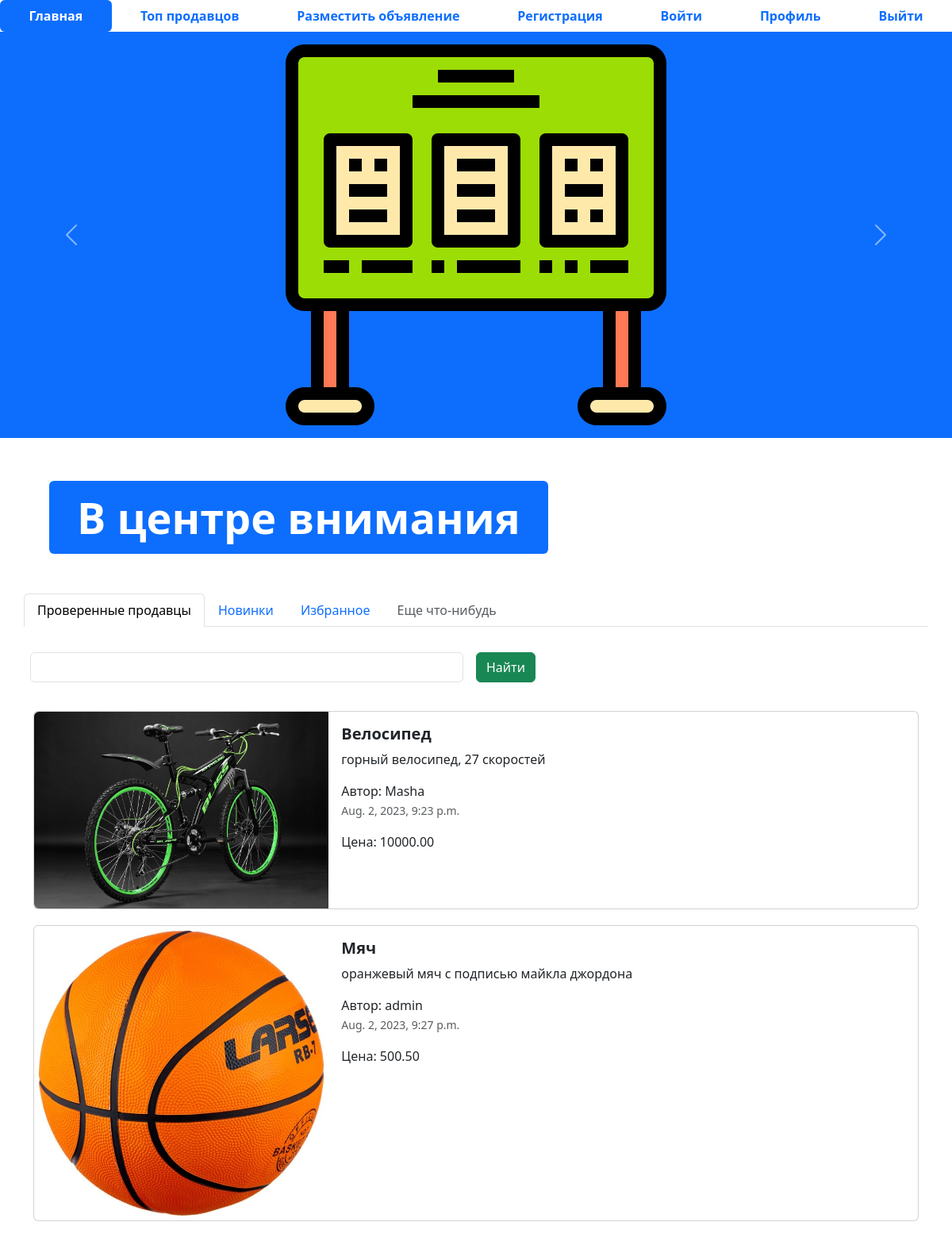
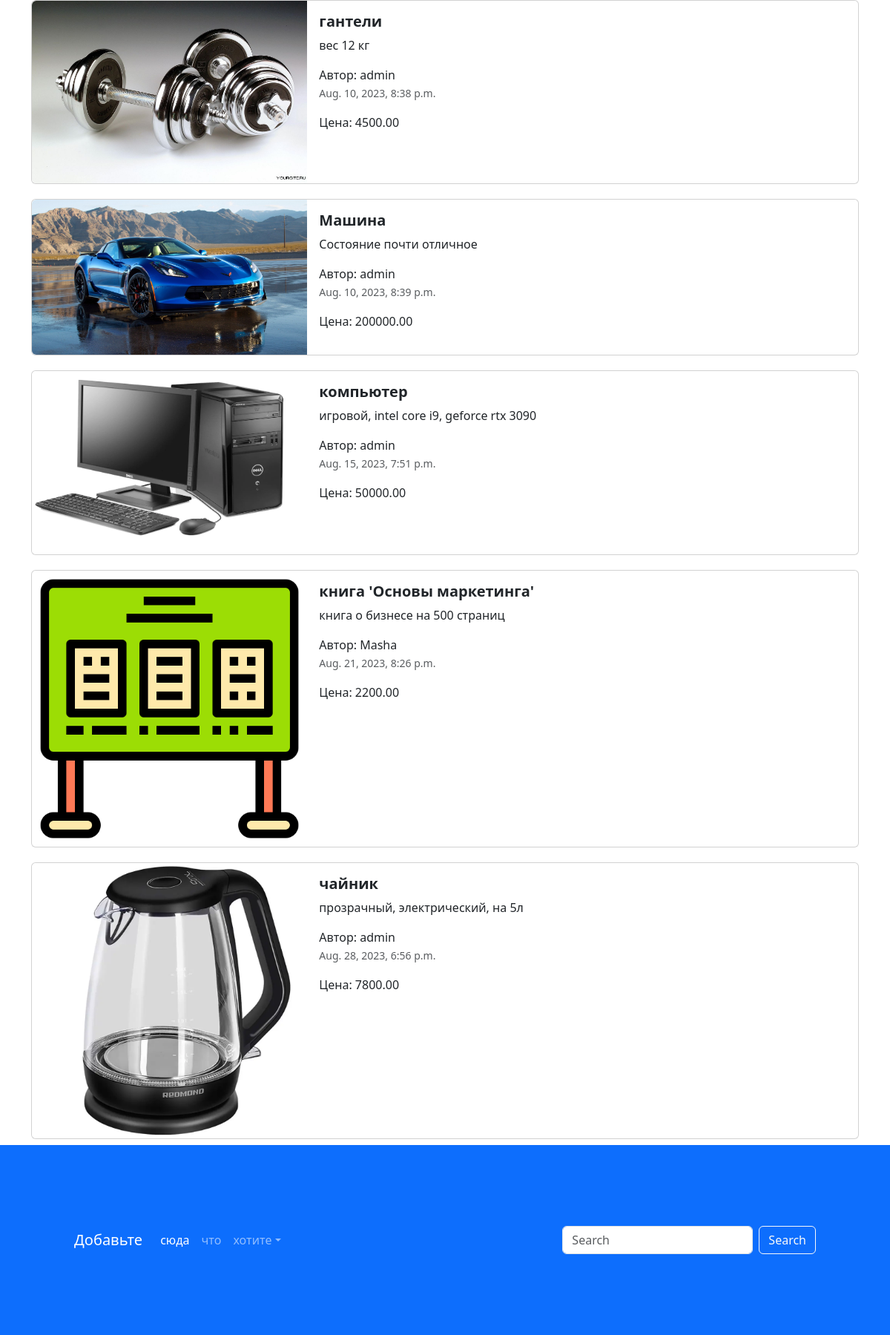
The page / on the database its author committed (2 pictures, top to bottom).
### app_advertisement/models.py (models this page shows, shortened)
class Advertisement(models.Model):  # модель
    title = models.CharField('Заголовок', max_length=128)  # 1-ый атрибут - verbose_name
    description = models.TextField('Описание')
    price = models.DecimalField('Цена', max_digits=10, decimal_places=2)
    auction = models.BooleanField('Торг', help_text='Отметьте, если уместен торг')
    created_at = models.DateTimeField(auto_now_add=True)
    update_at = models.DateTimeField(auto_now=True)
    user = models.ForeignKey(User, on_delete=models.CASCADE, verbose_name='Пользователь')
    image = models.ImageField('Изоборажение', upload_to='advertisements/', blank=True)
    class Meta:
        db_table = 'advertisements'

### app_advertisement/views.py (the view)
# urls.py: path('', index, name='main_page'),  # пустой путь - это заглавная страница
def index(request):
    advertisements = Advertisement.objects.all()  # advertisements - тип данных QwerySet (подобие списка)
    context = {'advertisements': advertisements}  # ключ словаря - имя, как обращаться к контексту в html файле
    return render(request, 'index.html', context=context)

### templates/index.html (shortened to what this page needs)
{% extends 'base.html' %}
{% load static %}
{% block content %}
<ul class="nav nav-pills sticky-top bg-white nav-fill">
  <li class="nav-item">
    <a class="nav-link active" aria-current="page" href="{% url 'main_page' %}">
      <span style="font-weight: bold;">Главная</span>
    </a>
  </li>
  <li class="nav-item">
    <a class="nav-link" href="{% url 'top-sel' %}"><span style="font-weight: bold;">Топ продавцов</span>
    </a>
  </li>
  <li class="nav-item">
    <a class="nav-link" href="{% url 'adv-post' %}">
      <span style="font-weight: bold;">Разместить объявление</span>
    </a>
  </li>
  <li class="nav-item">
    <a class="nav-link" href="{% url 'register' %}">
      <span style="font-weight: bold;">Регистрация</span>
    </a>
  </li>
  <li class="nav-item">
    <a class="nav-link" href="{% url 'login' %}">
      <span style="font-weight: bold;">Войти</span>
    </a>
  </li>
  <li class="nav-item">
    <a class="nav-link" href="{% url 'profile' %}">
      <span style="font-weight: bold;">Профиль</span>
    </a>
  </li>
  <li class="nav-item">
    <a class="nav-link" href="#">
      <span style="font-weight: bold;">Выйти</span>
    </a>
  </li>
</ul>
<div id="carouselExampleControls" class="carousel slide bg-primary" data-bs-ride="carousel">
  <div class="carousel-inner">
    <div class="carousel-item active">
      <img src="{% static 'img/my_adv.png' %}" class="mx-auto d-block w-33" alt="...">
    </div>
  </div>
  <button class="carousel-control-prev" type="button" data-bs-target="#carouselExampleControls" data-bs-slide="prev">
    <span class="carousel-control-prev-icon" aria-hidden="true"></span>
  </button>
  <button class="carousel-control-next" type="button" data-bs-target="#carouselExampleControls" data-bs-slide="next">
    <span class="carousel-control-next-icon" aria-hidden="true"></span>
  </button>
</div>
<div class="container" style="margin: 50px;">
  <div class="display-2">
    <span class="badge bg-primary">В центре внимания</span>
  </div>
</div>
<div class="container">
  <div class="row">
    <ul class="nav nav-tabs bg-white">
      <li class="nav-item">
        <a class="nav-link active" aria-current="page" href="#">Проверенные продавцы</a>
      </li>
      <li class="nav-item">
        <a class="nav-link" href="#">Новинки</a>
      </li>
      <li class="nav-item">
        <a class="nav-link" href="#">Избранное</a>
      </li>
      <li class="nav-item">
        <a class="nav-link disabled" href="#" tabindex="-1" aria-disabled="true">Еще что-нибудь</a>
      </li>
    </ul>
    <form class="row g-3">
      <div class="col-auto w-50">
        <input type="text" class="form-control">
      </div>
      <div class="col-auto">
        <button type="submit" class="btn btn-success mb-3">Найти</button>
      </div>
    </form>
  </div>
  <div class="col">
  {% for adv in advertisements%}
    <div class="card mb-2" style="max-width: 1200px; margin-top: 20px;">
      <div class="row g-0">
        <div class="col-md-4">
          <a href="advertisement.html" class="nav-link">
            <img src="{% if adv.image %} {{ adv.image.url }} {% else %} {%static 'img/my_adv.png'%} {% endif %}" class="img-fluid rounded-start" alt="Card title">
          </a>
        </div>
        <div class="col-md-8">
          <div class="card-body">
            <h5 class="card-title">
              <a href="advertisement.html" class="nav-link"><strong>{{ adv.title}}</strong></a>
            </h5>
            <a href="advertisement.html" class="nav-link">
              <p class="card-text">
                {{ adv.description}}
              </p>
              <span>Автор: {{adv.user}}</span>
              <p class="card-text"><small class="text-muted">{{ adv.created_at}}</small></p>
              <p>Цена: {{ adv.price}}</p>
            </a>
          </div>
        </div>
      </div>
    </div>
  {% endfor %}
  </div>
</div>
<footer style="padding: 100px;" class="bg-primary">
  <nav class="navbar navbar-expand-sm navbar-dark">
    <a class="navbar-brand" href="#">Добавьте</a>
    <div class="collapse navbar-collapse" id="collapsibleNavId">
      <ul class="navbar-nav me-auto mt-2 mt-lg-0">
        <li class="nav-item">
          <a class="nav-link active" href="#" aria-current="page">сюда</a>
        </li>
        <li class="nav-item">
          <a class="nav-link" href="#">что</a>
        </li>
        <li class="nav-item dropdown">
          <a class="nav-link dropdown-toggle" href="#" id="dropdownId" data-bs-toggle="dropdown" aria-haspopup="true"
             aria-expanded="false">хотите</a>
        </li>
      </ul>
      <form class="d-flex my-2 my-lg-0">
        <input class="form-control me-sm-2" type="text" placeholder="Search">
        <button class="btn btn-outline-light my-2 my-sm-0" type="submit">Search</button>
      </form>
    </div>
  </nav>
</footer>
{% endblock %}

### templates/base.html (shortened to what this page needs)
{% load static %}
<!DOCTYPE html>
<html lang="en">
<head>
  <link href="{% static 'css/bootstrap.min.css' %}" rel="stylesheet">
  <link rel="stylesheet" href="css/fontello.css">
</head>
<body>
{% block content %}
{% endblock %}
</body>
</html>

### rows shown on the page
Advertisement: image (picture), title "Велосипед", description "горный велосипед, 27 скоростей", user "Masha", created_at "Aug. 2, 2023, 9:23 p.m.", price "10000.00"
Advertisement: image (picture), title "Мяч", description "оранжевый мяч с подписью майкла джордона", user "admin", created_at "Aug. 2, 2023, 9:27 p.m.", price "500.50"
Advertisement: image (picture), title "гантели", description "вес 12 кг", user "admin", created_at "Aug. 10, 2023, 8:38 p.m.", price "4500.00"
Advertisement: image (picture), title "Машина", description "Состояние почти отличное", user "admin", created_at "Aug. 10, 2023, 8:39 p.m.", price "200000.00"
Advertisement: image (picture), title "компьютер", description "игровой, intel core i9, geforce rtx 3090", user "admin", created_at "Aug. 15, 2023, 7:51 p.m.", price "50000.00"
Advertisement: title "книга 'Основы маркетинга'", description "книга о бизнесе на 500 страниц", user "Masha", created_at "Aug. 21, 2023, 8:26 p.m.", price "2200.00"
Advertisement: image (picture), title "чайник", description "прозрачный, электрический, на 5л", user "admin", created_at "Aug. 28, 2023, 6:56 p.m.", price "7800.00"
